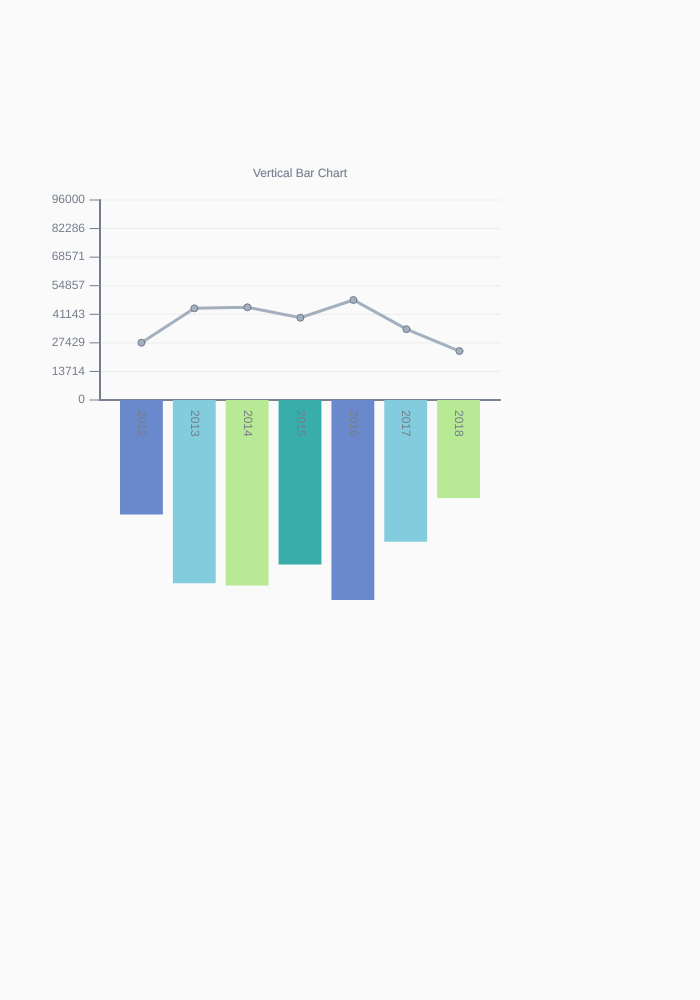
Frame 1 (no input)
Frame 60 (no input): identical to frame 1, image omitted
Frame 120 (the mouse pressed at the canvas centre since frame 60): identical to frame 1, image omitted

The p5.js sketch that drew this single still picture (run headless with seeded random() and noise() and a simulated clock; from frame 60 on, the mouse is pressed at the canvas centre):

// p5.js sketch
// ── sketch.js

//let data = [30, 100, 90, 20, 180, 94];
//let dataLabels = ["Oranges", "Bananas", "Lemons", "Limes", "Apples", "Grapes"];
let finaldata = [
    { name:"2012", total:55000, values:[13000, 10000, 24000, 9000], median:27500 },
    { name:"2013", total:88000, values:[8000, 20000, 40000, 20000], median:44000 },
    { name:"2014", total:89000, values:[26000, 44000, 10000, 9000], median:44500 },
    { name:"2015", total:79000, values:[32000, 7000, 25000, 15000], median:39500 },
    { name:"2016", total:96000, values:[6000, 50000, 30000, 10000], median:48000 },
    { name:"2017", total:68000, values:[30000, 20000, 8000, 10000], median:34000 },
    { name:"2018", total:47000, values:[7000, 10000, 20000, 10000], median:23500 }
];

let chart01;
let chart02;

function setup() {
    createCanvas(700,1000);
    chart01 = new BarChart(finaldata);
    chart01.chartWidth = 400;
    chart01.chartHeigt = 200;
    chart01.posX = 100;
    chart01.posY = 400;
}


function draw() {
    background(250);
    chart01.updateValues();
    chart01.render();
}   

// ── BarChart.js
class BarChart{
    constructor(_data){
        this.data = _data;

        //set
        this.chartHeight = 200; //chart height
        this.chartWidth = 200; //chart width
        this.posX = 100; //position x value
        this.posY = 400; //position y value
        this.spacing = 10; //space between each bars
        this.margin = 20; //space bars between chart
        this.numTicks = 7; //number of ticks and numbers(text)
        this.numPlaces = 0; //number of decimal numbers of ticks
        this.title = "Vertical Bar Chart"; //name of the title
        this.fontSize = 12;
        
        this.tickIncrements;
        this.maxValue;
        this.tickSpacing;
        this.barWidth;
        this.availableHeight;

        this.showValues = false;
        this.showLabels = true;
        this.rotateLabels = true;

        this.colors = [color('#6a89cc'), color('#82ccdd'), color('#b8e994'), color('#38ada9')];

        this.updateValues();
        this.calculateMaxValue();
    }

    updateValues(){
        this.tickSpacing = this.chartHeight / this.numTicks; //space between ticks on  the left 
        this.availableWidth = this.chartWidth - (this.margin * 2) - (this.spacing * (this.data.length - 1)); //available space for bars
        this.barWidth = this.availableWidth / this.data.length; //bar width
    }

    calculateMaxValue(){
        let listValues = this.data.map(function(x) {return x.total});
        this.maxValue = max(listValues);
        this.tickIncrements = (this.maxValue / this.numTicks);
    }
    


    render(){
    push()
    translate(this.posX, this.posY);
    this.drawAxis();
    this.drawTicks();
    this.drawHorizontalTicks();
    this.drawRects();
    this.drawTitle();
    this.drawLines();
    pop()
    }


    scaledData(num){ //this function accepts a parameter(number) and scales it using max and chartHeight
        return map(num, 0, this.maxValue, 0, this.chartHeight);
    }
    
    drawAxis(){
        stroke('#747d8c');
        strokeWeight(2);
        line(0, 0, 0, -this.chartHeight); //y
        line(0, 0, this.chartWidth, 0); //x
    }
    
    drawTicks(){
        for(let i=0; i<=this.numTicks; i++){
            //ticks
            stroke('#747d8c');
            strokeWeight(1);
            line(0, this.tickSpacing * -i, -10, this.tickSpacing * -i);
    
            //numbers (text)
            fill('#747d8c');
            noStroke();
            textSize(this.fontSize);
            textAlign(RIGHT, CENTER);
            text((i * this.tickIncrements).toFixed(this.numPlaces), -15, this.tickSpacing * -i);
        }
    }
    
    drawHorizontalTicks(){
            for(let i=0; i<=this.numTicks; i++){
                //horizontal lines
                stroke('#a4b0be');
                strokeWeight(0.2);
                line(0, this.tickSpacing * -i, this.chartWidth, this.tickSpacing * -i);
            }
    }
    
    drawRects(){
        push();
        translate(this.margin, 0);
        for(let i=0; i<this.data.length; i++){
            let colorNumber = i % 4;
            //bars
            fill(this.colors[colorNumber]);
            noStroke();
            rect((this.barWidth + this.spacing) * i, 0, this.barWidth, this.scaledData(-this.data[i].total));
            
            //numbers (text)
            if(this.showValues){
                noStroke();
                fill('#747d8c');
                textSize(this.fontSize);
                textAlign(CENTER, BOTTOM);
                text(this.data[i].total, ((this.barWidth + this.spacing) * i) + this.barWidth / 2, this.scaledData(-this.data[i].total));
            }
    
            //text
            if(this.showLabels){
                if(this.rotateLabels){
                    push();
                    noStroke();
                    fill('#747d8c');
                    textSize(this.fontSize);
                    textAlign(LEFT, CENTER);
    
                    translate(((this.barWidth + this.spacing) * i) + this.barWidth / 2, 10);
                    rotate(PI / 2);
                    text(this.data[i].name, 0, 0);
                    pop();
                }    else{
                    noStroke();
                    fill('#747d8c');
                    textSize(this.fontSize);
                    textAlign(CENTER, BOTTOM);
                    text(this.data[i].name, ((this.barWidth + this.spacing) * i) + this.barWidth / 2, 20);
                }
                
            }
        }
        pop();
    }

    drawLines(){
        push();
        beginShape();
        translate(this.margin + (this.barWidth / 2), 0);
            for(let i=0; i<this.data.length; i++){
                noFill();
                stroke('#a4b0be');
                strokeWeight(3);
                vertex(i * 53, -this.scaledData(this.data[i].median))
            }
        endShape();
        
        for(let i=0; i<this.data.length; i++){
            fill('#a4b0be');
            stroke('#747d8c');
            strokeWeight(1);
            ellipse(i * 53, -this.scaledData(this.data[i].median), 7, 7);
        }
        pop();
    }

    drawTitle(){
        fill('#747d8c');
        textSize(this.fontSize);
        textAlign(CENTER, BOTTOM);
        text(this.title, this.chartWidth / 2, -this.chartHeight - 20);
    }
}
